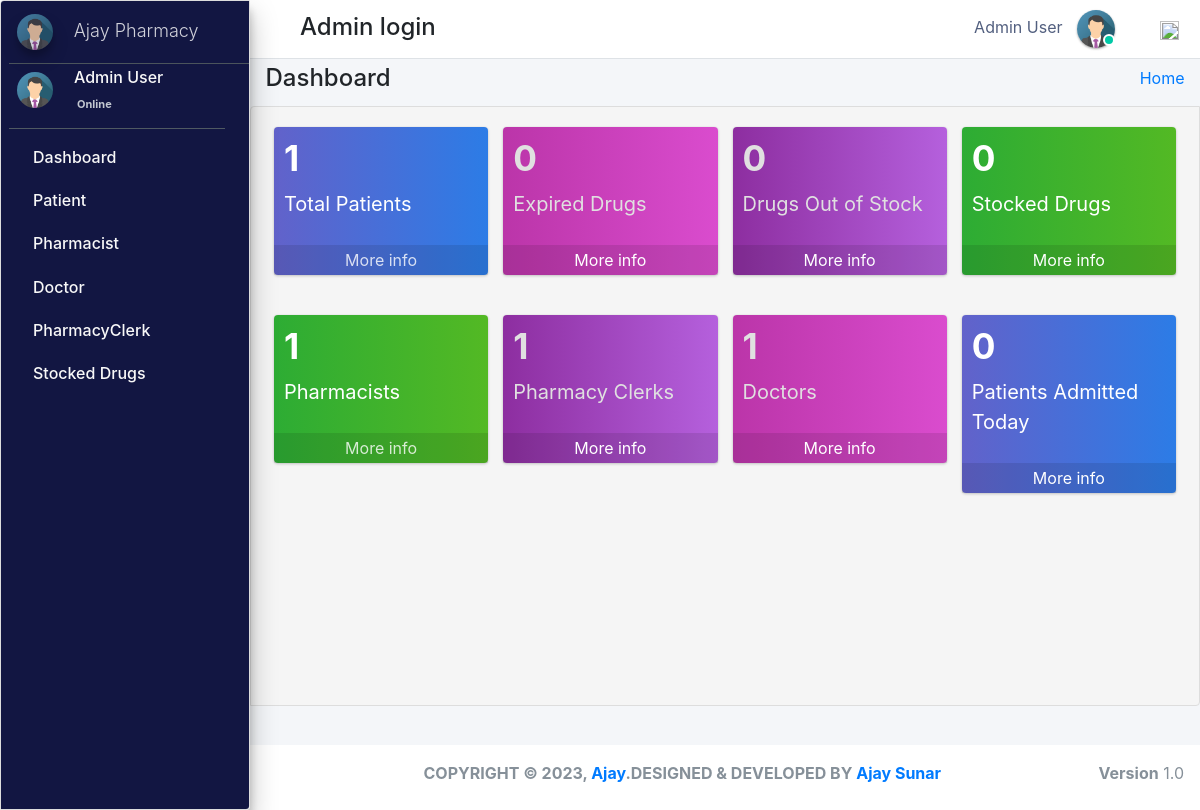
The page / (signed in) on the database its author committed.
### pharmacy/models.py (models this page shows, shortened)
class CustomUser(AbstractUser):
    user_type_data = ((1, "AdminHOD"), (2, "Pharmacist"), (3, "Doctor"), (4, "PharmacyClerk"),(5, "Patients"))
    user_type = models.CharField(default=1, choices=user_type_data, max_length=10)

class AdminHOD(models.Model):
    gender_category=(
        ('Male','Male'),
        ('Female','Female'),
    )
    admin = models.OneToOneField(CustomUser,null=True, on_delete = models.CASCADE)
    emp_no= models.CharField(max_length=100,null=True,blank=True)
    gender=models.CharField(max_length=100,null=True,choices=gender_category)
    mobile=models.CharField(max_length=10,null=True,blank=True)
    address=models.CharField(max_length=300,null=True,blank=True)
    profile_pic=models.ImageField(default="admin.png",null=True,blank=True)
    created_at = models.DateTimeField(auto_now_add=True)
    updated_at = models.DateTimeField(auto_now=True)
    date_employed=models.DateTimeField(auto_now_add=True, auto_now=False)
    objects = models.Manager()

### pharmacy/HODViews.py (the view)
# urls.py: path('',HODViews.adminDashboard,name='admin_dashboard'),
def adminDashboard(request):
    patients_total=Patients.objects.all().count()
    doctors=Doctor.objects.all().count()
    pharmacist=Pharmacist.objects.all().count()
    receptionist=PharmacyClerk.objects.all().count()
    out_of_stock=Stock.objects.filter(quantity__lte=0).count()
    total_stock=Stock.objects.all().count()
    today = datetime.today()
    for_today = Patients.objects.filter(date_admitted__year=today.year, date_admitted__month=today.month, date_admitted__day=today.day).count()
    print(for_today)
    exipred=Stock.objects.annotate(
    expired=ExpressionWrapper(Q(valid_to__lt=Now()), output_field=BooleanField())
    ).filter(expired=True).count()
    context={
        "patients_total":patients_total,
        "expired_total":exipred,
        "out_of_stock":out_of_stock,
        "total_drugs":total_stock,
        "all_doctors":doctors,
        "all_pharmacists":pharmacist,
        "all_clerks":receptionist,
        "for_today":for_today
    }
    return render(request,'hod_templates/admin_dashboard.html',context)

### pharmacy/LoginCheckMiddleWare.py (called while the page is built, shortened)
    def process_view(self, request, view_func, view_args, view_kwargs):
        modulename = view_func.__module__
        user = request.user
        if user.is_authenticated:
            if user.user_type == "1":
                if modulename == "pharmacy.HODViews":
                    pass
                elif modulename == "":
                    pass
                elif modulename == "pharmacy.views" or modulename == "django.views.static":
                    pass
                else:
                    pass
            else:
                return redirect("login")
        else:
            if request.path == reverse("login"):
                pass
            else:
                return redirect("login")

### pharmacy/models.py (called while the page is built)
    def get_queryset(self):
        return super().get_queryset().annotate(
            expired=ExpressionWrapper(Q(valid_to__lt=Now()), output_field=BooleanField())
        )

### pharmacy/templates/hod_templates/admin_dashboard.html (shortened to what this page needs)
 {% extends 'hod_templates/base_template.html'%} {% load static %} {% block page_title %}
<h4>Dashboard</h4> {% endblock page_title %} {% block main_content %}
<section class="content">
    <div class="container-fluid">
        <div class="col-lg-12 col-md-12 dash-icon">
            <div class="row">
                <div class="col-lg-3 col-md-6   col-sm-6">
                    <div class="small-box mojahi">
                        <div class="inner">
                            <h3>{{patients_total}}</h3>
                            <p>Total Patients</p>
                        </div>
                        <a href="" class="small-box-footer">More info </a>
                    </div>
                </div>
                <div class="col-lg-3 col-sm-6  col-sm-6">
                    <div class="small-box mojahi2">
                        <div class="inner">
                            <h3>{{expired_total}}</h3>
                            <p>Expired Drugs</p>
                        </div>
                        <a href="" class="small-box-footer text-white">More info </a>
                    </div>
                </div>
                <div class="col-lg-3 col-md-6  col-sm-6">
                    <div class="small-box mojahi3">
                        <div class="inner">
                            <h3>{{out_of_stock}}</h3>
                            <p>Drugs Out of Stock</p>
                        </div>
                        <a href="" class="small-box-footer text-white">More info </a>
                    </div>
                </div>
                <div class="col-lg-3 col-md-6  col-sm-6">
                    <div class="small-box mojahi4">
                        <div class="inner">
                            <h3>{{total_drugs}}</h3>
                            <p>Stocked Drugs</p>
                        </div>
                        <a href="" class="small-box-footer text-white">More info </a>
                    </div>
                </div>
            </div>
            <div class="row">
                <div class="col-lg-3 col-md-6   col-sm-6">
                    <div class="small-box mojahi4">
                        <div class="inner">
                            <h3>{{all_pharmacists}}</h3>
                            <p>Pharmacists</p>
                        </div>
                        <a href="" class="small-box-footer">More info </a>
                    </div>
                </div>
                <div class="col-lg-3 col-sm-6  col-sm-6">
                    <div class="small-box mojahi3">
                        <div class="inner">
                            <h3>{{all_clerks}}</h3>
                            <p> Pharmacy Clerks</p>
                        </div>
                        <a href="" class="small-box-footer text-white">More info </a>
                    </div>
                </div>
                <div class="col-lg-3 col-md-6  col-sm-6">
                    <div class="small-box mojahi2">
                        <div class="inner">
                            <h3>{{all_doctors}}</h3>
                            <p>Doctors</p>
                        </div>
                        <a href="" class="small-box-footer text-white">More info </a>
                    </div>
                </div>
                <div class="col-lg-3 col-md-6  col-sm-6">
                    <div class="small-box mojahi">
                        <div class="inner">
                            <h3>{{for_today}}</h3>
                            <p> Patients Admitted Today</p>
                        </div>
                        <a href="" class="small-box-footer text-white">More info </a>
                    </div>
                </div>
            </div>
        </div>
    </div>
</section>
{% endblock main_content %}

### pharmacy/templates/hod_templates/base_template.html (shortened to what this page needs)
{% extends 'base_file.html' %} {% block htm %}
<body class="hold-transition sidebar-mini layout-fixed">
    <div class="wrapper">
        <nav class="main-header navbar navbar-expand navbar-white navbar-light">
            <ul class="navbar-nav">
                <li class="nav-item">
                    <a class="nav-link" data-widget="pushmenu" href="#" role="button"></a>
                </li>
            </ul>
            <h4 style="margin-left: 10px; margin-top: 5px;">Admin login </h4>
            <ul class="navbar-nav ml-auto">
                <li class="mx-3">
                    <a href="#" class="sm-submenu-with-image a">
                        <span>{{user.first_name}}  {{user.last_name}}</span>
                        <img src="{{request.user.adminhod.profile_pic.url}}" class="img-circle elevation-1" width="38" height="38" alt="">
                        <span class="avatar-status avatar-sm-status avatar-status-success"></span>
                    </a>
                </li>
                <li class="nav-item dropdown ml-3 low">
                    <a href="#" class="btn btn-outlined btn-black text-muted bg-transparent " data-toggle="dropdown" aria-expanded="false" data-wow-delay="0.7s"><img src="https://img.icons8.com/ios/50/000000/settings.png" width="19" height="19">
                    </a>
                </li>
            </ul>
        </nav>
        {% include 'hod_templates/sidebar.html'%}
        <div class="content-wrapper">
            <div class="content-header">
                <div class="container-fluid">
                    <div class="row ">
                        <div class="col-sm-6">
                            <h1 class="m-0 text-dark">
                                {% block page_title %} {% endblock page_title %}
                            </h1>
                        </div>
                        <div class="col-sm-6 ">
                            <ol class="breadcrumb float-sm-right">
                                <li class="breadcrumb-item"><a href="">Home</a></li>
                            </ol>
                        </div>
                    </div>
                </div>
            </div>
            {% block main_content %} {% endblock main_content %}
        </div>
        {% include 'hod_templates/footer.html'%}
    </div>
    {% endblock htm %}

### pharmacy/templates/hod_templates/sidebar.html (shortened to what this page needs)
<aside class="main-sidebar sidebar-dark-primary elevation-4">
    <a href="" class="brand-link ml-2">
        <img src="{{request.user.adminhod.profile_pic.url}}" alt="" width="36" height="36" class=" img-circle elevation-3" style="opacity: .8">
        <span class="brand-text font-weight-light mt-1 ml-3 mmust">Ajay  Pharmacy</span>
    </a>
    <div class="sidebar">
        <div class="user-panel mr-3">
            <div class="pull-left image sm-submenu-with-image a ml-2 ">
                <img src="{{request.user.adminhod.profile_pic.url}}" class="img-circle mt-2" width="36" height="36" alt="User Image">
            </div>
            <div class="pull-left info">
                <p>{{user.first_name}} {{user.last_name}}</p>
                <a href="#"> Online</a>
            </div>
        </div>
        <nav class="mt-2">
            <ul class="nav nav-pills nav-sidebar flex-column" data-widget="treeview" role="menu" data-accordion="false">
                <li class="nav-item">
                    <a href="{% url  'admin_dashboard' %}" class="nav-link">
                        <p>
                            Dashboard
                        </p>
                    </a>
                </li>
                <li class="nav-item">
                    <a href="#" class="nav-link">
                        <p>
                            Patient
                        </p>
                    </a>
                </li>
                <li class="nav-item">
                    <a href="#" class="nav-link">
                        <p>
                            Pharmacist
                        </p>
                    </a>
                </li>
                <li class="nav-item">
                    <a href="#" class="nav-link">
                        <p>
                            Doctor
                        </p>
                    </a>
                </li>
                <li class="nav-item">
                    <a href="#" class="nav-link">
                        <p>
                            PharmacyClerk
                        </p>
                    </a>
                </li>
                <li class="nav-item">
                    <a href="#" class="nav-link">
                        <p>
                            Stocked Drugs
                        </p>
                    </a>
                </li>
            </ul>
        </nav>
    </div>
</aside>

### static/css/main.css (style rules this page uses)
html { font-family: sans-serif; line-height: 1.15; -webkit-text-size-adjust: 100%; -webkit-tap-highlight-color: transparent; }
body { overflow-y: hidden; overflow-x: hidden; font-family: -apple-system, BlinkMacSystemFont, "Segoe UI", Roboto, "Helvetica Neue", Arial, "Noto Sans", sans-serif, "Apple Color Emoji", "Segoe UI Emoji", "Segoe UI Symbol", "Noto Color Emoji" !important; }
.content { background-color: #f5f5f5; border: 1px solid #dddddd; border-radius: 4px 0px 4px 0px; left: -1px; padding: 10px 7px 5px; }
.main-sidebar { background: #ffffff; border: 1px solid #dddddd; border-radius: 4px 0px 4px 0px; font-weight: bold; }
.content { height: 75vh; overflow-y: scroll; overflow-x: hidden; }
.content .row { margin-top: 20px !important; }
.main-sidebar { background-color: #121642 !important; color: white !important; }
.main-sidebar p { color: #f8f8f8 !important; font-weight: 500 !important }
.avatar-status { position: absolute; bottom: 12px; right: 75.4px; display: -ms-inline-flexbox; display: inline-flex; -ms-flex-negative: 0; flex-shrink: 0; -ms-flex-pack: center; justify-content: center; -ms-flex-align: center; align-items: center; white-space: nowrap; text-align: center; vertical-align: baseline; font-weight: 600; border: .125rem solid #fff; width: 12px; height: 12px; line-height: 1; font-size: .71094rem; border-radius: 50%; }
.avatar-status-success { color: #fff; background-color: #00c9a7; }
.pull-left { float: left; }
.pull-left { float: left!important; }
.user-panel>.info { padding: 5px 5px 5px 15px; line-height: 1; position: absolute; left: 55px; }
.user-panel>.info>p { font-weight: 600; margin-bottom: 9px; }
p { margin: 0 0 10px; }
.user-panel { padding-bottom: 20px; }
.user-panel:after { clear: both; }
.user-panel:before, .user-panel:after { content: " "; display: table; }
.user-panel>.info>a { text-decoration: none; padding-right: 5px; margin-top: 3px; font-size: 11px; overflow: hidden; white-space: nowrap; }
.mmust { overflow: hidden; white-space: nowrap; font-size: 18px; }
.container-fluid { width: 100%; padding-right: 15px; padding-left: 15px; margin-right: auto; margin-left: auto; }
.row { display: flex; flex-wrap: wrap; margin-right: -15px; margin-left: -15px; }
.mojahi { background: linear-gradient(to right, rgb(98, 98, 202), rgb(44, 124, 230)) !important; border-radius: 5px; color: white; }
.mojahi2 { background: linear-gradient(to right, rgb(187, 53, 169), rgb(218, 76, 206)) !important; border-radius: 5px; color: white; }
.mojahi3 { background: linear-gradient(to right, rgb(141, 46, 160), rgb(181, 96, 221)) !important; border-radius: 5px; color: white; }
.mojahi4 { background: linear-gradient(to right, rgb(45, 172, 52), rgb(83, 185, 36)) !important; border-radius: 5px; color: white; }
.img-circle { border-radius: 50%; }
.inner p { font-size: 20px !important; }
.mojahi2, .mojahi3 { color: rgb(224, 224, 224) !important; }
.content-wrapper .content-header { padding: 5px 0.5rem !important; }

### static/css/profile.css (style rules this page uses)
li { list-style-type: none ! }
.navbar-nav span { color: #525f7f !important; margin-right: 10px !important; }
body { font-family: 'Rubik', sans-serif; height: 100% !important; }

### rows shown on the page
CustomUser: first_name "Admin", last_name "User", user.adminhod.profile_pic (picture)

### other values the page prints
{{ patients_total }} "1"
{{ expired_total }} "0"
{{ out_of_stock }} "0"
{{ total_drugs }} "0"
{{ all_pharmacists }} "1"
{{ all_clerks }} "1"
{{ all_doctors }} "1"
{{ for_today }} "0"
